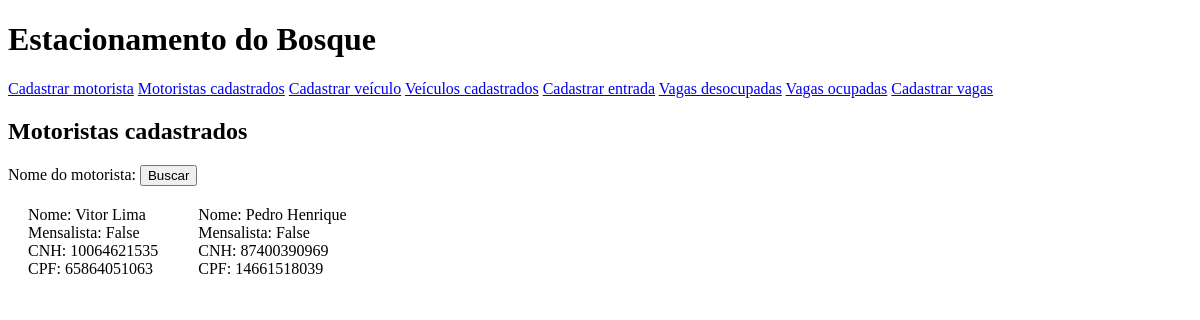
Page /registered_drivers/ on the earlier database version.
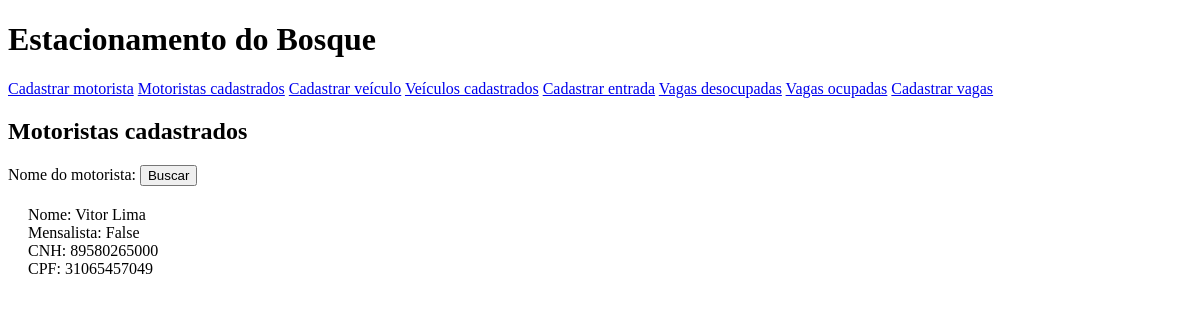
Same page on the later database version.
### apps/models.py (models this page shows, shortened)
class Driver(models.Model):
    driver_name = models.CharField(max_length=50)
    monthly = models.BooleanField(default=False)
    cnh = models.CharField(max_length=11)
    cpf = models.CharField(max_length=11)
    file_upload = models.FileField(upload_to='uploaded_files', blank=True)

### apps/views.py (the view)
# urls.py: path('registered_drivers/', views.registered_drivers, name='registered_drivers'),
def registered_drivers(request):
    all_registered_drivers = Driver.objects.all()
    return render(request, 'registered_drivers.html', {
        'all_registered_drivers': all_registered_drivers,
    })

### templates/registered_drivers.html (shortened to what this page needs)
{% extends "base_parking.html" %}
{% block css %}
    {% load static %}
    <link rel="stylesheet" href="{% static "css/registered_drivers.css" %}">
{% endblock css %}
{% block content %}
    <h2>Motoristas cadastrados</h2>
    <section>
        <form action="{% url "apps:driver_search" %}" method="post">
            Nome do motorista: {{ form.name_search }}
            <input type="submit" value="Buscar">
        </form>
    </section>
    <section>
        {% for driver in all_registered_drivers %}
            <div id="registered_drivers">
                <span>Nome: {{ driver.driver_name }}</span>
                <span>Mensalista: {{ driver.monthly }}</span>
                <span>CNH: {{ driver.cnh }}</span>
                <span>CPF: {{ driver.cpf }}</span>
            </div>
        {% endfor %}
    </section>
{% endblock content %}

Differences in the rows shown:
removed Driver: driver_name "Pedro Henrique", monthly "False", cnh "87400390969", cpf "14661518039"
changed Driver "Vitor Lima": cnh "10064621535" → "89580265000"; cpf "65864051063" → "31065457049"
